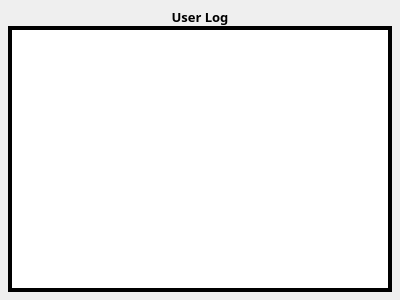
<ui version="4.0" >
 <class>DetailsLog</class>
 <widget class="QWidget" name="DetailsLog" >
  <property name="geometry" >
   <rect>
    <x>0</x>
    <y>0</y>
    <width>400</width>
    <height>300</height>
   </rect>
  </property>
  <layout class="QVBoxLayout" >
   <property name="margin" >
    <number>8</number>
   </property>
   <property name="spacing" >
    <number>0</number>
   </property>
   <item>
    <widget class="QLabel" name="LogTitle" >
     <property name="font" >
      <font>
       <family>Sans Serif</family>
       <pointsize>10</pointsize>
       <weight>75</weight>
       <italic>false</italic>
       <bold>true</bold>
       <underline>false</underline>
       <strikeout>false</strikeout>
      </font>
     </property>
     <property name="autoFillBackground" >
      <bool>true</bool>
     </property>
     <property name="text" >
      <string>User Log</string>
     </property>
     <property name="alignment" >
      <set>Qt::AlignCenter</set>
     </property>
    </widget>
   </item>
   <item>
    <widget class="LogEdit" name="UserLog" >
     <property name="frameShape" >
      <enum>QFrame::Box</enum>
     </property>
     <property name="frameShadow" >
      <enum>QFrame::Plain</enum>
     </property>
     <property name="lineWidth" >
      <number>4</number>
     </property>
    </widget>
   </item>
  </layout>
 </widget>
 <customwidgets>
  <customwidget>
   <class>LogEdit</class>
   <extends>KTextEdit</extends>
   <header>widgets/logedit.h</header>
  </customwidget>
  <customwidget>
   <class>KTextEdit</class>
   <extends>QTextEdit</extends>
   <header>ktextedit.h</header>
  </customwidget>
 </customwidgets>
 <resources/>
 <connections/>
</ui>
